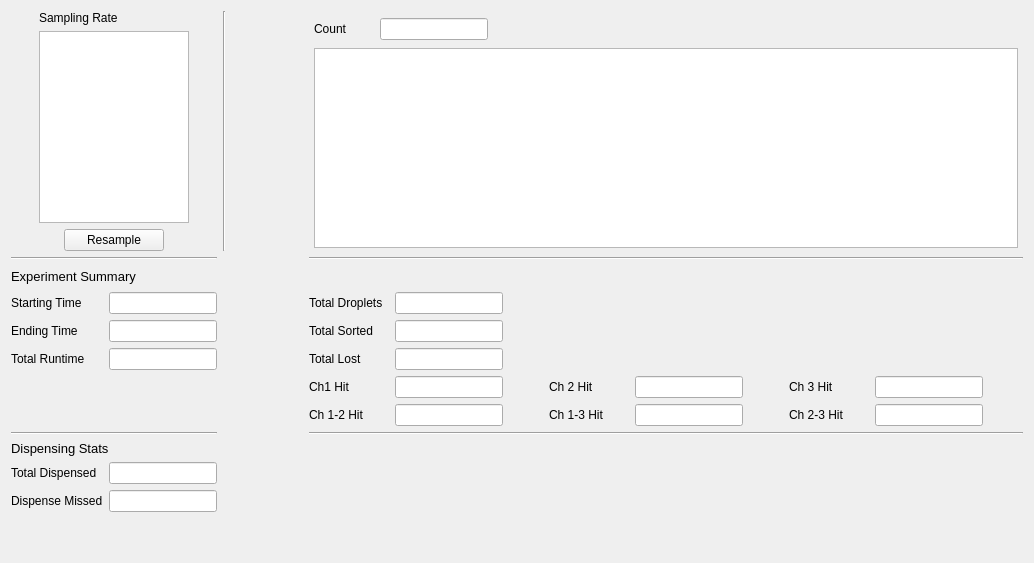
        <widget class="QWidget" name="tab_statistic">
         <attribute name="title">
          <string>Statistic</string>
         </attribute>
         <layout class="QGridLayout" name="gridLayout_2">
          <item row="5" column="0">
           <layout class="QHBoxLayout" name="horizontalLayout_8">
            <item>
             <widget class="QLabel" name="label_8">
              <property name="sizePolicy">
               <sizepolicy hsizetype="Minimum" vsizetype="Preferred">
                <horstretch>0</horstretch>
                <verstretch>0</verstretch>
               </sizepolicy>
              </property>
              <property name="minimumSize">
               <size>
                <width>80</width>
                <height>0</height>
               </size>
              </property>
              <property name="maximumSize">
               <size>
                <width>100</width>
                <height>16777215</height>
               </size>
              </property>
              <property name="text">
               <string>Total Runtime</string>
              </property>
             </widget>
            </item>
            <item>
             <widget class="QLineEdit" name="lineEdit_runtime">
              <property name="sizePolicy">
               <sizepolicy hsizetype="Minimum" vsizetype="Fixed">
                <horstretch>0</horstretch>
                <verstretch>0</verstretch>
               </sizepolicy>
              </property>
              <property name="minimumSize">
               <size>
                <width>100</width>
                <height>0</height>
               </size>
              </property>
             </widget>
            </item>
           </layout>
          </item>
          <item row="0" column="0">
           <layout class="QGridLayout" name="gridlayout_statistic">
            <item row="4" column="0">
             <layout class="QVBoxLayout" name="verticalLayout_2">
              <item>
               <widget class="QLabel" name="label_3">
                <property name="sizePolicy">
                 <sizepolicy hsizetype="Preferred" vsizetype="Preferred">
                  <horstretch>0</horstretch>
                  <verstretch>0</verstretch>
                 </sizepolicy>
                </property>
                <property name="text">
                 <string>Sampling Rate</string>
                </property>
               </widget>
              </item>
              <item>
               <widget class="QListWidget" name="listWidget_sampingrate">
                <property name="sizePolicy">
                 <sizepolicy hsizetype="Minimum" vsizetype="Maximum">
                  <horstretch>0</horstretch>
                  <verstretch>0</verstretch>
                 </sizepolicy>
                </property>
                <property name="minimumSize">
                 <size>
                  <width>150</width>
                  <height>150</height>
                 </size>
                </property>
                <property name="maximumSize">
                 <size>
                  <width>16777215</width>
                  <height>200</height>
                 </size>
                </property>
               </widget>
              </item>
              <item>
               <layout class="QHBoxLayout" name="horizontalLayout_28">
                <property name="topMargin">
                 <number>0</number>
                </property>
                <item>
                 <widget class="QPushButton" name="pushButton_resample">
                  <property name="maximumSize">
                   <size>
                    <width>100</width>
                    <height>16777215</height>
                   </size>
                  </property>
                  <property name="text">
                   <string>Resample</string>
                  </property>
                 </widget>
                </item>
               </layout>
              </item>
             </layout>
            </item>
           </layout>
          </item>
          <item row="0" column="2">
           <layout class="QVBoxLayout" name="verticalLayout_5">
            <property name="spacing">
             <number>6</number>
            </property>
            <property name="leftMargin">
             <number>5</number>
            </property>
            <property name="rightMargin">
             <number>5</number>
            </property>
            <item>
             <layout class="QHBoxLayout" name="horizontalLayout_5">
              <property name="topMargin">
               <number>5</number>
              </property>
              <item>
               <widget class="QLabel" name="label_4">
                <property name="sizePolicy">
                 <sizepolicy hsizetype="Minimum" vsizetype="Preferred">
                  <horstretch>0</horstretch>
                  <verstretch>0</verstretch>
                 </sizepolicy>
                </property>
                <property name="minimumSize">
                 <size>
                  <width>60</width>
                  <height>0</height>
                 </size>
                </property>
                <property name="text">
                 <string>Count</string>
                </property>
               </widget>
              </item>
              <item>
               <widget class="QLineEdit" name="lineEdit_count">
                <property name="sizePolicy">
                 <sizepolicy hsizetype="Minimum" vsizetype="Fixed">
                  <horstretch>0</horstretch>
                  <verstretch>0</verstretch>
                 </sizepolicy>
                </property>
                <property name="minimumSize">
                 <size>
                  <width>100</width>
                  <height>0</height>
                 </size>
                </property>
               </widget>
              </item>
              <item>
               <spacer name="horizontalSpacer_14">
                <property name="orientation">
                 <enum>Qt::Horizontal</enum>
                </property>
                <property name="sizeHint" stdset="0">
                 <size>
                  <width>40</width>
                  <height>20</height>
                 </size>
                </property>
               </spacer>
              </item>
             </layout>
            </item>
            <item>
             <widget class="QTableView" name="tableView_statistic">
              <property name="sizePolicy">
               <sizepolicy hsizetype="Expanding" vsizetype="Maximum">
                <horstretch>0</horstretch>
                <verstretch>0</verstretch>
               </sizepolicy>
              </property>
              <property name="minimumSize">
               <size>
                <width>150</width>
                <height>150</height>
               </size>
              </property>
              <property name="maximumSize">
               <size>
                <width>16777215</width>
                <height>200</height>
               </size>
              </property>
             </widget>
            </item>
           </layout>
          </item>
          <item row="4" column="1">
           <spacer name="horizontalSpacer_15">
            <property name="orientation">
             <enum>Qt::Horizontal</enum>
            </property>
            <property name="sizeType">
             <enum>QSizePolicy::Maximum</enum>
            </property>
            <property name="sizeHint" stdset="0">
             <size>
              <width>80</width>
              <height>20</height>
             </size>
            </property>
           </spacer>
          </item>
          <item row="3" column="0">
           <layout class="QHBoxLayout" name="horizontalLayout_6">
            <property name="topMargin">
             <number>0</number>
            </property>
            <item>
             <widget class="QLabel" name="label_6">
              <property name="sizePolicy">
               <sizepolicy hsizetype="Minimum" vsizetype="Preferred">
                <horstretch>0</horstretch>
                <verstretch>0</verstretch>
               </sizepolicy>
              </property>
              <property name="minimumSize">
               <size>
                <width>80</width>
                <height>0</height>
               </size>
              </property>
              <property name="maximumSize">
               <size>
                <width>100</width>
                <height>16777215</height>
               </size>
              </property>
              <property name="text">
               <string>Starting Time</string>
              </property>
             </widget>
            </item>
            <item>
             <widget class="QLineEdit" name="lineEdit_startingtime">
              <property name="sizePolicy">
               <sizepolicy hsizetype="Minimum" vsizetype="Fixed">
                <horstretch>0</horstretch>
                <verstretch>0</verstretch>
               </sizepolicy>
              </property>
              <property name="minimumSize">
               <size>
                <width>100</width>
                <height>0</height>
               </size>
              </property>
             </widget>
            </item>
           </layout>
          </item>
          <item row="6" column="2">
           <layout class="QVBoxLayout" name="verticalLayout_7">
            <item>
             <layout class="QGridLayout" name="gridLayout_3">
              <item row="0" column="0">
               <layout class="QHBoxLayout" name="horizontalLayout_12">
                <property name="leftMargin">
                 <number>0</number>
                </property>
                <property name="topMargin">
                 <number>0</number>
                </property>
                <item>
                 <widget class="QLabel" name="label_12">
                  <property name="sizePolicy">
                   <sizepolicy hsizetype="Minimum" vsizetype="Preferred">
                    <horstretch>0</horstretch>
                    <verstretch>0</verstretch>
                   </sizepolicy>
                  </property>
                  <property name="minimumSize">
                   <size>
                    <width>80</width>
                    <height>0</height>
                   </size>
                  </property>
                  <property name="text">
                   <string>Ch1 Hit</string>
                  </property>
                 </widget>
                </item>
                <item>
                 <widget class="QLineEdit" name="lineEdit_ch1hit">
                  <property name="sizePolicy">
                   <sizepolicy hsizetype="Minimum" vsizetype="Fixed">
                    <horstretch>0</horstretch>
                    <verstretch>0</verstretch>
                   </sizepolicy>
                  </property>
                  <property name="minimumSize">
                   <size>
                    <width>60</width>
                    <height>0</height>
                   </size>
                  </property>
                 </widget>
                </item>
                <item>
                 <spacer name="horizontalSpacer_8">
                  <property name="orientation">
                   <enum>Qt::Horizontal</enum>
                  </property>
                  <property name="sizeHint" stdset="0">
                   <size>
                    <width>40</width>
                    <height>20</height>
                   </size>
                  </property>
                 </spacer>
                </item>
               </layout>
              </item>
              <item row="0" column="2">
               <layout class="QHBoxLayout" name="horizontalLayout_14">
                <property name="leftMargin">
                 <number>0</number>
                </property>
                <item>
                 <widget class="QLabel" name="label_14">
                  <property name="sizePolicy">
                   <sizepolicy hsizetype="Minimum" vsizetype="Preferred">
                    <horstretch>0</horstretch>
                    <verstretch>0</verstretch>
                   </sizepolicy>
                  </property>
                  <property name="minimumSize">
                   <size>
                    <width>80</width>
                    <height>0</height>
                   </size>
                  </property>
                  <property name="maximumSize">
                   <size>
                    <width>80</width>
                    <height>16777215</height>
                   </size>
                  </property>
                  <property name="text">
                   <string>Ch 3 Hit</string>
                  </property>
                 </widget>
                </item>
                <item>
                 <widget class="QLineEdit" name="lineEdit_ch3hit">
                  <property name="sizePolicy">
                   <sizepolicy hsizetype="Minimum" vsizetype="Fixed">
                    <horstretch>0</horstretch>
                    <verstretch>0</verstretch>
                   </sizepolicy>
                  </property>
                  <property name="minimumSize">
                   <size>
                    <width>60</width>
                    <height>0</height>
                   </size>
                  </property>
                 </widget>
                </item>
                <item>
                 <spacer name="horizontalSpacer_10">
                  <property name="orientation">
                   <enum>Qt::Horizontal</enum>
                  </property>
                  <property name="sizeHint" stdset="0">
                   <size>
                    <width>40</width>
                    <height>20</height>
                   </size>
                  </property>
                 </spacer>
                </item>
               </layout>
              </item>
              <item row="0" column="1">
               <layout class="QHBoxLayout" name="horizontalLayout_13">
                <property name="leftMargin">
                 <number>0</number>
                </property>
                <item>
                 <widget class="QLabel" name="label_13">
                  <property name="sizePolicy">
                   <sizepolicy hsizetype="Minimum" vsizetype="Preferred">
                    <horstretch>0</horstretch>
                    <verstretch>0</verstretch>
                   </sizepolicy>
                  </property>
                  <property name="minimumSize">
                   <size>
                    <width>80</width>
                    <height>0</height>
                   </size>
                  </property>
                  <property name="maximumSize">
                   <size>
                    <width>80</width>
                    <height>16777215</height>
                   </size>
                  </property>
                  <property name="text">
                   <string>Ch 2 Hit</string>
                  </property>
                 </widget>
                </item>
                <item>
                 <widget class="QLineEdit" name="lineEdit_ch2hit">
                  <property name="sizePolicy">
                   <sizepolicy hsizetype="Minimum" vsizetype="Fixed">
                    <horstretch>0</horstretch>
                    <verstretch>0</verstretch>
                   </sizepolicy>
                  </property>
                  <property name="minimumSize">
                   <size>
                    <width>60</width>
                    <height>0</height>
                   </size>
                  </property>
                 </widget>
                </item>
                <item>
                 <spacer name="horizontalSpacer_9">
                  <property name="orientation">
                   <enum>Qt::Horizontal</enum>
                  </property>
                  <property name="sizeHint" stdset="0">
                   <size>
                    <width>40</width>
                    <height>20</height>
                   </size>
                  </property>
                 </spacer>
                </item>
               </layout>
              </item>
              <item row="1" column="0">
               <layout class="QHBoxLayout" name="horizontalLayout_16">
                <item>
                 <widget class="QLabel" name="label_15">
                  <property name="sizePolicy">
                   <sizepolicy hsizetype="Minimum" vsizetype="Preferred">
                    <horstretch>0</horstretch>
                    <verstretch>0</verstretch>
                   </sizepolicy>
                  </property>
                  <property name="minimumSize">
                   <size>
                    <width>80</width>
                    <height>0</height>
                   </size>
                  </property>
                  <property name="text">
                   <string>Ch 1-2 Hit</string>
                  </property>
                 </widget>
                </item>
                <item>
                 <widget class="QLineEdit" name="lineEdit_ch12hit">
                  <property name="sizePolicy">
                   <sizepolicy hsizetype="Minimum" vsizetype="Fixed">
                    <horstretch>0</horstretch>
                    <verstretch>0</verstretch>
                   </sizepolicy>
                  </property>
                  <property name="minimumSize">
                   <size>
                    <width>60</width>
                    <height>0</height>
                   </size>
                  </property>
                 </widget>
                </item>
                <item>
                 <spacer name="horizontalSpacer_11">
                  <property name="orientation">
                   <enum>Qt::Horizontal</enum>
                  </property>
                  <property name="sizeHint" stdset="0">
                   <size>
                    <width>40</width>
                    <height>20</height>
                   </size>
                  </property>
                 </spacer>
                </item>
               </layout>
              </item>
              <item row="1" column="1">
               <layout class="QHBoxLayout" name="horizontalLayout_17">
                <item>
                 <widget class="QLabel" name="label_16">
                  <property name="sizePolicy">
                   <sizepolicy hsizetype="Minimum" vsizetype="Preferred">
                    <horstretch>0</horstretch>
                    <verstretch>0</verstretch>
                   </sizepolicy>
                  </property>
                  <property name="minimumSize">
                   <size>
                    <width>80</width>
                    <height>0</height>
                   </size>
                  </property>
                  <property name="text">
                   <string>Ch 1-3 Hit</string>
                  </property>
                 </widget>
                </item>
                <item>
                 <widget class="QLineEdit" name="lineEdit_ch13hit">
                  <property name="sizePolicy">
                   <sizepolicy hsizetype="Minimum" vsizetype="Fixed">
                    <horstretch>0</horstretch>
                    <verstretch>0</verstretch>
                   </sizepolicy>
                  </property>
                  <property name="minimumSize">
                   <size>
                    <width>60</width>
                    <height>0</height>
                   </size>
                  </property>
                 </widget>
                </item>
                <item>
                 <spacer name="horizontalSpacer_12">
                  <property name="orientation">
                   <enum>Qt::Horizontal</enum>
                  </property>
                  <property name="sizeHint" stdset="0">
                   <size>
                    <width>40</width>
                    <height>20</height>
                   </size>
                  </property>
                 </spacer>
                </item>
               </layout>
              </item>
              <item row="1" column="2">
               <layout class="QHBoxLayout" name="horizontalLayout_18">
                <item>
                 <widget class="QLabel" name="label_17">
                  <property name="sizePolicy">
                   <sizepolicy hsizetype="Minimum" vsizetype="Preferred">
                    <horstretch>0</horstretch>
                    <verstretch>0</verstretch>
                   </sizepolicy>
                  </property>
                  <property name="minimumSize">
                   <size>
                    <width>80</width>
                    <height>0</height>
                   </size>
                  </property>
                  <property name="text">
                   <string>Ch 2-3 Hit</string>
                  </property>
                 </widget>
                </item>
                <item>
                 <widget class="QLineEdit" name="lineEdit_ch23hit">
                  <property name="sizePolicy">
                   <sizepolicy hsizetype="Minimum" vsizetype="Fixed">
                    <horstretch>0</horstretch>
                    <verstretch>0</verstretch>
                   </sizepolicy>
                  </property>
                  <property name="minimumSize">
                   <size>
                    <width>60</width>
                    <height>0</height>
                   </size>
                  </property>
                 </widget>
                </item>
                <item>
                 <spacer name="horizontalSpacer_13">
                  <property name="orientation">
                   <enum>Qt::Horizontal</enum>
                  </property>
                  <property name="sizeHint" stdset="0">
                   <size>
                    <width>40</width>
                    <height>20</height>
                   </size>
                  </property>
                 </spacer>
                </item>
               </layout>
              </item>
             </layout>
            </item>
           </layout>
          </item>
          <item row="9" column="0">
           <layout class="QHBoxLayout" name="horizontalLayout_19">
            <item>
             <widget class="QLabel" name="label_19">
              <property name="sizePolicy">
               <sizepolicy hsizetype="Minimum" vsizetype="Preferred">
                <horstretch>0</horstretch>
                <verstretch>0</verstretch>
               </sizepolicy>
              </property>
              <property name="minimumSize">
               <size>
                <width>80</width>
                <height>0</height>
               </size>
              </property>
              <property name="text">
               <string>Total Dispensed</string>
              </property>
             </widget>
            </item>
            <item>
             <widget class="QLineEdit" name="lineEdit_totaldispensed">
              <property name="sizePolicy">
               <sizepolicy hsizetype="Minimum" vsizetype="Fixed">
                <horstretch>0</horstretch>
                <verstretch>0</verstretch>
               </sizepolicy>
              </property>
              <property name="minimumSize">
               <size>
                <width>100</width>
                <height>0</height>
               </size>
              </property>
             </widget>
            </item>
           </layout>
          </item>
          <item row="5" column="2">
           <layout class="QHBoxLayout" name="horizontalLayout_11">
            <item>
             <widget class="QLabel" name="label_11">
              <property name="sizePolicy">
               <sizepolicy hsizetype="Minimum" vsizetype="Preferred">
                <horstretch>0</horstretch>
                <verstretch>0</verstretch>
               </sizepolicy>
              </property>
              <property name="minimumSize">
               <size>
                <width>80</width>
                <height>0</height>
               </size>
              </property>
              <property name="maximumSize">
               <size>
                <width>100</width>
                <height>16777215</height>
               </size>
              </property>
              <property name="text">
               <string>Total Lost</string>
              </property>
             </widget>
            </item>
            <item>
             <widget class="QLineEdit" name="lineEdit_totallost">
              <property name="sizePolicy">
               <sizepolicy hsizetype="Minimum" vsizetype="Fixed">
                <horstretch>0</horstretch>
                <verstretch>0</verstretch>
               </sizepolicy>
              </property>
              <property name="minimumSize">
               <size>
                <width>100</width>
                <height>0</height>
               </size>
              </property>
             </widget>
            </item>
            <item>
             <spacer name="horizontalSpacer_7">
              <property name="orientation">
               <enum>Qt::Horizontal</enum>
              </property>
              <property name="sizeHint" stdset="0">
               <size>
                <width>40</width>
                <height>20</height>
               </size>
              </property>
             </spacer>
            </item>
           </layout>
          </item>
          <item row="6" column="0">
           <layout class="QVBoxLayout" name="verticalLayout_6"/>
          </item>
          <item row="2" column="0">
           <widget class="QLabel" name="label_5">
            <property name="maximumSize">
             <size>
              <width>16777215</width>
              <height>60</height>
             </size>
            </property>
            <property name="font">
             <font>
              <pointsize>10</pointsize>
             </font>
            </property>
            <property name="text">
             <string>Experiment Summary</string>
            </property>
           </widget>
          </item>
          <item row="2" column="2">
           <spacer name="horizontalSpacer">
            <property name="orientation">
             <enum>Qt::Horizontal</enum>
            </property>
            <property name="sizeType">
             <enum>QSizePolicy::Expanding</enum>
            </property>
            <property name="sizeHint" stdset="0">
             <size>
              <width>600</width>
              <height>20</height>
             </size>
            </property>
           </spacer>
          </item>
          <item row="11" column="0">
           <spacer name="verticalSpacer">
            <property name="orientation">
             <enum>Qt::Vertical</enum>
            </property>
            <property name="sizeHint" stdset="0">
             <size>
              <width>20</width>
              <height>40</height>
             </size>
            </property>
           </spacer>
          </item>
          <item row="4" column="2">
           <layout class="QHBoxLayout" name="horizontalLayout_10">
            <item>
             <widget class="QLabel" name="label_10">
              <property name="sizePolicy">
               <sizepolicy hsizetype="Minimum" vsizetype="Preferred">
                <horstretch>0</horstretch>
                <verstretch>0</verstretch>
               </sizepolicy>
              </property>
              <property name="minimumSize">
               <size>
                <width>80</width>
                <height>0</height>
               </size>
              </property>
              <property name="maximumSize">
               <size>
                <width>100</width>
                <height>16777215</height>
               </size>
              </property>
              <property name="text">
               <string>Total Sorted</string>
              </property>
             </widget>
            </item>
            <item>
             <widget class="QLineEdit" name="lineEdit_totalsorted">
              <property name="sizePolicy">
               <sizepolicy hsizetype="Minimum" vsizetype="Fixed">
                <horstretch>0</horstretch>
                <verstretch>0</verstretch>
               </sizepolicy>
              </property>
              <property name="minimumSize">
               <size>
                <width>100</width>
                <height>0</height>
               </size>
              </property>
             </widget>
            </item>
            <item>
             <spacer name="horizontalSpacer_6">
              <property name="orientation">
               <enum>Qt::Horizontal</enum>
              </property>
              <property name="sizeHint" stdset="0">
               <size>
                <width>40</width>
                <height>20</height>
               </size>
              </property>
             </spacer>
            </item>
           </layout>
          </item>
          <item row="3" column="2">
           <layout class="QHBoxLayout" name="horizontalLayout_9">
            <item>
             <widget class="QLabel" name="label_9">
              <property name="sizePolicy">
               <sizepolicy hsizetype="Minimum" vsizetype="Preferred">
                <horstretch>0</horstretch>
                <verstretch>0</verstretch>
               </sizepolicy>
              </property>
              <property name="minimumSize">
               <size>
                <width>80</width>
                <height>0</height>
               </size>
              </property>
              <property name="maximumSize">
               <size>
                <width>100</width>
                <height>16777215</height>
               </size>
              </property>
              <property name="text">
               <string>Total Droplets</string>
              </property>
             </widget>
            </item>
            <item>
             <widget class="QLineEdit" name="lineEdit_totaldroplets">
              <property name="sizePolicy">
               <sizepolicy hsizetype="Minimum" vsizetype="Fixed">
                <horstretch>0</horstretch>
                <verstretch>0</verstretch>
               </sizepolicy>
              </property>
              <property name="minimumSize">
               <size>
                <width>100</width>
                <height>0</height>
               </size>
              </property>
             </widget>
            </item>
            <item>
             <spacer name="horizontalSpacer_5">
              <property name="orientation">
               <enum>Qt::Horizontal</enum>
              </property>
              <property name="sizeHint" stdset="0">
               <size>
                <width>40</width>
                <height>20</height>
               </size>
              </property>
             </spacer>
            </item>
           </layout>
          </item>
          <item row="8" column="0">
           <widget class="QLabel" name="label_18">
            <property name="font">
             <font>
              <pointsize>10</pointsize>
             </font>
            </property>
            <property name="text">
             <string>Dispensing Stats</string>
            </property>
           </widget>
          </item>
          <item row="10" column="0">
           <layout class="QHBoxLayout" name="horizontalLayout_20">
            <item>
             <widget class="QLabel" name="label_20">
              <property name="sizePolicy">
               <sizepolicy hsizetype="Minimum" vsizetype="Preferred">
                <horstretch>0</horstretch>
                <verstretch>0</verstretch>
               </sizepolicy>
              </property>
              <property name="minimumSize">
               <size>
                <width>80</width>
                <height>0</height>
               </size>
              </property>
              <property name="text">
               <string>Dispense Missed</string>
              </property>
             </widget>
            </item>
            <item>
             <widget class="QLineEdit" name="lineEdit_dispensemissed">
              <property name="sizePolicy">
               <sizepolicy hsizetype="Minimum" vsizetype="Fixed">
                <horstretch>0</horstretch>
                <verstretch>0</verstretch>
               </sizepolicy>
              </property>
              <property name="minimumSize">
               <size>
                <width>100</width>
                <height>0</height>
               </size>
              </property>
             </widget>
            </item>
           </layout>
          </item>
          <item row="4" column="0">
           <layout class="QHBoxLayout" name="horizontalLayout_7">
            <property name="topMargin">
             <number>0</number>
            </property>
            <item>
             <widget class="QLabel" name="label_7">
              <property name="sizePolicy">
               <sizepolicy hsizetype="Minimum" vsizetype="Preferred">
                <horstretch>0</horstretch>
                <verstretch>0</verstretch>
               </sizepolicy>
              </property>
              <property name="minimumSize">
               <size>
                <width>80</width>
                <height>0</height>
               </size>
              </property>
              <property name="maximumSize">
               <size>
                <width>100</width>
                <height>16777215</height>
               </size>
              </property>
              <property name="text">
               <string>Ending Time</string>
              </property>
             </widget>
            </item>
            <item>
             <widget class="QLineEdit" name="lineEdit_endingtime">
              <property name="sizePolicy">
               <sizepolicy hsizetype="Minimum" vsizetype="Fixed">
                <horstretch>0</horstretch>
                <verstretch>0</verstretch>
               </sizepolicy>
              </property>
              <property name="minimumSize">
               <size>
                <width>100</width>
                <height>0</height>
               </size>
              </property>
             </widget>
            </item>
           </layout>
          </item>
          <item row="1" column="0">
           <widget class="Line" name="line_9">
            <property name="orientation">
             <enum>Qt::Horizontal</enum>
            </property>
           </widget>
          </item>
          <item row="1" column="2">
           <widget class="Line" name="line_10">
            <property name="orientation">
             <enum>Qt::Horizontal</enum>
            </property>
           </widget>
          </item>
          <item row="0" column="1">
           <widget class="Line" name="line_8">
            <property name="orientation">
             <enum>Qt::Vertical</enum>
            </property>
           </widget>
          </item>
          <item row="7" column="0">
           <widget class="Line" name="line_11">
            <property name="orientation">
             <enum>Qt::Horizontal</enum>
            </property>
           </widget>
          </item>
          <item row="7" column="2">
           <widget class="Line" name="line_12">
            <property name="orientation">
             <enum>Qt::Horizontal</enum>
            </property>
           </widget>
          </item>
         </layout>
        </widget>
